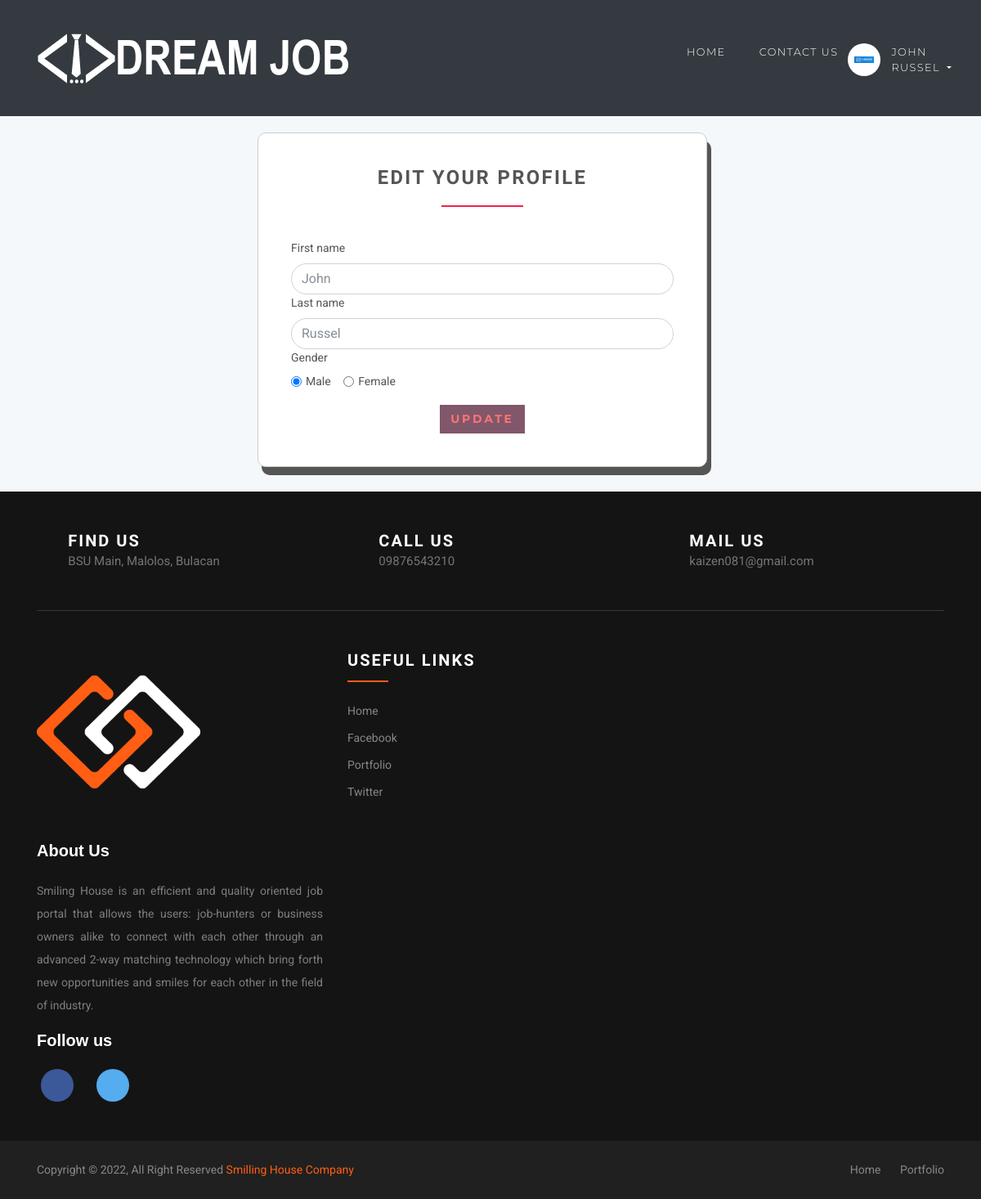
The app's page /employee/profile/update (signed in) with its own data.
### accounts/models.py (models this page shows, shortened)
class User(AbstractUser):
    username = None
    role = models.CharField(max_length=12, error_messages={
        'required': "Role must be provided"
    })
    gender = models.CharField(max_length=10, blank=True, null=True, default="")
    email = models.EmailField(unique=True, blank=False,
                              error_messages={
                                  'unique': "A user with that email already exists.",
                              })
    is_active = models.BooleanField(default=True)
    USERNAME_FIELD = "email"
    REQUIRED_FIELDS = []
    objects = UserManager()

### jobsapp/views/employee.py (the view)
# urls.py: path('employee/profile/update', EditProfileView.as_view(), name='employer-profile-update'),
class EditProfileView(UpdateView):
    model = User
    form_class = EmployeeProfileUpdateForm
    context_object_name = 'employee'
    template_name = 'jobs/employee/edit-profile.html'
    success_url = reverse_lazy('accounts:employer-profile-update')
    @method_decorator(login_required(login_url=reverse_lazy('accounts:login')))
    @method_decorator(user_is_employee)
    def dispatch(self, request, *args, **kwargs):
        return super().dispatch(self.request, *args, **kwargs)
    def get(self, request, *args, **kwargs):
        try:
            self.object = self.get_object()
        except Http404:
            raise Http404("User doesn't exists")
        return self.render_to_response(self.get_context_data())
    def get_object(self, queryset=None):
        obj = self.request.user
        print(obj)
        if obj is None:
            raise Http404("Job doesn't exists")
        return obj

### templates/jobs/employee/edit-profile.html (shortened to what this page needs)
{% extends 'base.html' %}
{% load static %}
{% block content %}
    <div class="col-lg-6 offset-3">
        <div class="box" style="margin-top:20px; margin-right:20px; border-radius:10px; width:550px; box-shadow: 5px 10px;">
            <h3 class="heading">Edit Your Profile</h3>
            <form action="" method="post">
                {% for field in form %}
                    {% if field.name == 'gender' %}
                        <div class="form-group">
                            <label for="gender">Gender</label>
                            <br>
                            <div class="form-check form-check-inline">
                                <input class="form-check-input" {% if field.value == 'male' %} checked {% endif %}
                                       type="radio" name="gender" id="male gender"
                                       value="male">
                                <label class="form-check-label" for="male">Male</label>
                            </div>
                            <div class="form-check form-check-inline">
                                <input class="form-check-input" {% if field.value == 'female' %} checked {% endif %}
                                       type="radio" name="gender" id="female"
                                       value="female">
                                <label class="form-check-label" for="female">Female</label>
                            </div>
                        </div>
                    {% else %}
                        <div class="form-group">
                            <label for="id_{{ field.name }}">{{ field.label }}</label>
                            <input type="{{ field.field.widget.input_type }}"
                                   class="form-control"
                                   name="{{ field.name }}"
                                   id="id_{{ field.name }}"
                                   value="{{ field.value }}"
                                   placeholder="{{ field.field.widget.attrs.placeholder }}"
                                   style="border-radius:20px;>
                        </div>
                    {% endif %}
                {% endfor %}
                <div class="text-center">
                    <button type="submit" class="btn btn-outline-white-primary" style="background-color:#80576B; border-color:#80576B;>
                        <i class="fa fa-signing"></i> Update
                    </button>
                </div>
            </form>
        </div>
    </div>
{% endblock %}

### templates/base.html (shortened to what this page needs)
{% load static %}
<!DOCTYPE html>
<html>
<head>
   <link rel="stylesheet"
          href="{% static 'vendor/bootstrap/css/bootstrap.min.css' %}">
    <link rel="stylesheet"
          href="{% static 'vendor/font-awesome/css/font-awesome.min.css' %}">
    <link rel="stylesheet"
          href="{% static 'vendor/owl.carousel/assets/owl.carousel.css' %}">
    <link rel="stylesheet"
          href="{% static 'vendor/owl.carousel/assets/owl.theme.default.css' %}">
    <link rel="stylesheet" href="{% static 'css/style.default.css' %}"
          id="theme-stylesheet">
    <link rel="stylesheet" href="{% static 'css/custom.css' %}">
</head>
<body>
<header class="header">
    <nav class="navbar navbar-expand-lg bg-dark">
        <div class="container">
            <a href="/" class="navbar-brand">
                <img src="{% static 'img/logo3.png' %}" alt="logo" class="d-none d-lg-block ">
            </a>
            <div id="navbarSupportedContent" class="collapse navbar-collapse">
                <ul class="navbar-nav">
                    <li class="nav-item">
                        <a href="/" class="nav-link">Home <i class="fa fa-home" aria-hidden="true"></i></a>
                    </li>
                    <li class="nav-item">
                        <a href="#contact" class="nav-link">Contact Us<i class="fa fa-envelope"></i></a>
                    </li>
                    {% if request.user.is_authenticated and request.user.role == 'employer' %}
                        <li class="nav-item dropdown">
                            <a id="clientZone" href="#" data-toggle="dropdown"
                               aria-haspopup="true" aria-expanded="false"
                               class="nav-link dropdown-toggle has-img mb-3 mb-lg-0 mt-3 mt-lg-0">
                                <div class="client-menu-image">
                                    <div class="inner">
                                        <img src="{% static 'img/itsourcecodes.jpg' %}"
                                             alt="company image"
                                             class="img-fluid">
                                    </div>
                                </div>
                                {% if request.user.role == 'employee' %}
                                    {{ request.user.first_name }} {{ request.user.last_name }}
                                {% else %}
                                    {{ request.user.first_name }}
                                {% endif %}
                            </a>
                            <div aria-labelledby="clientZone" class="dropdown-menu">
                                <a href="{% url 'jobs:employer-dashboard' %}" class="dropdown-item">Dashboard</a>
                                <a href="{% url 'jobs:employer-all-applicants' %}" class="dropdown-item">Applicants </a>
                                <a href="{% url 'jobs:employer-jobs-create' %}" class="dropdown-item">Post new
                                    job </a>
                                <a href="{% url 'accounts:logout' %}" class="dropdown-item">Logout</a>
                            </div>
                        </li>
                    {% elif request.user.is_authenticated and request.user.role == 'employee' %}
                        <li class="nav-item dropdown">
                            <a id="clientZone" href="#" data-toggle="dropdown"
                               aria-haspopup="true" aria-expanded="false"
                               class="nav-link dropdown-toggle has-img mb-3 mb-lg-0 mt-3 mt-lg-0">
                                <div class="client-menu-image">
                                    <div class="inner">
                                        <img src="{% static 'img/itsourcecodes.jpg' %}"
                                             alt="company image"
                                             class="img-fluid">
                                    </div>
                                </div>
                                {% if request.user.role == 'employee' %}
                                    {{ request.user.first_name }} {{ request.user.last_name }}
                                {% else %}
                                    {{ request.user.first_name }}
                                {% endif %}
                            </a>
                        </li>
                    {% endif %}
                </ul>
            </div>
        </div>
    </nav>
</header>
<div>
    {% block content %} {% endblock %}
</div>
<footer class="footer-section">
    <div id="contact" class="container">
        <div class="footer-cta pt-5 pb-5">
            <div class="row">
                <div class="col-xl-4 col-md-4 mb-30">
                    <div class="single-cta">
                        <i class="fa fa-map-marker" aria-hidden="true"></i>
                        <div class="cta-text">
                            <h4>Find us</h4>
                            <span>BSU Main, Malolos, Bulacan</span>
                        </div>
                    </div>
                </div>
                <div class="col-xl-4 col-md-4 mb-30">
                    <div class="single-cta">
                        <i class="fa fa-phone"></i>
                        <div class="cta-text">
                            <h4>Call us</h4>
                            <span>09876543210</span>
                        </div>
                    </div>
                </div>
                <div class="col-xl-4 col-md-4 mb-30">
                    <div class="single-cta">
                        <i class="fa fa-envelope-open"></i>
                        <div class="cta-text">
                            <h4>Mail us</h4>
                            <span>kaizen081@gmail.com</span>
                        </div>
                    </div>
                </div>
            </div>
        </div>
        <div class="footer-content pt-5 pb-5">
            <div class="row">
                <div class="col-xl-4 col-lg-4 mb-50">
                    <div class="footer-widget">
                        <div class="footer-logo">
                            <a href="index.html"><img src="{% static 'img/redandblacklogo.png' %}" class="img-fluid" alt="logo"></a>
                        </div>
                        <div class="footer-text">
                             <div class="footer-social-icon">
                            <span>About Us</span>
                             </div>
                            <p>Smiling House is an efficient and quality oriented job portal that allows the users: job-hunters or business owners alike
to connect with each other through an advanced 2-way matching technology which bring forth new opportunities and smiles for each other in the field of industry. </p>
                        </div>
                        <div class="footer-social-icon">
                            <span>Follow us</span>
                            <a href="#"><i class="fa fa-facebook-f facebook-bg"></i></a>
                            <a href="#"><i class="fa fa-twitter twitter-bg"></i></a>
                        </div>
                    </div>
                </div>
                <div class="col-xl-4 col-lg-4 col-md-6 mb-30">
                    <div class="footer-widget">
                        <div class="footer-widget-heading">
                            <h3>Useful Links</h3>
                        </div>
                        <ul>
                            <li><a href="#">Home</a></li>
                            <li><a href="#">Facebook</a></li>
                            <li><a href="#">portfolio</a></li>
                            <li><a href="#">Twitter</a></li>
                        </ul>
                    </div>
                </div>
            </div>
        </div>
    </div>
    <div class="copyright-area">
        <div class="container">
            <div class="row">
                <div class="col-xl-6 col-lg-6 text-center text-lg-left">
                    <div class="copyright-text">
                        <p>Copyright &copy; 2022, All Right Reserved <a href="https://kaizen081.itch.io/learning-is-fun">Smilling House Company</a></p>
                    </div>
                </div>
                <div class="col-xl-6 col-lg-6 d-none d-lg-block text-right">
                    <div class="footer-menu">
                        <ul>
                            <li><a href="#">Home</a></li>
                            <li><a href="#">Portfolio</a></li>
                        </ul>
                    </div>
                </div>
            </div>
        </div>
    </div>
</footer>
</body>
</html>

### records on screen
User: user.first_name "JOHN", user.last_name "RUSSEL", first_name "John" "Russel", gender "☑", gender "☐ Female"

### other values on screen
{{ field.label }} "First name" "Last name"
